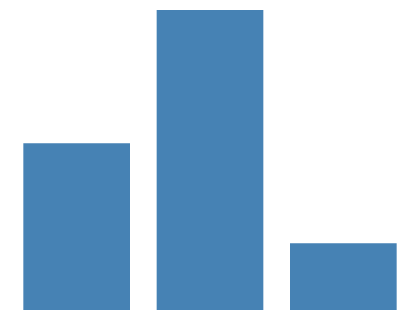

Vega-Lite specification for this chart:
### Vega specification from a JSON file in a GitHub repository (floating-point values rounded to 4 significant figures)
{"$schema": "https://vega.github.io/schema/vega/v6.json", "width": 200, "padding": 5, "autosize": "none", "signals": [{"name": "cellHeight", "value": 150}, {"name": "height", "update": "cellHeight"}], "data": [{"name": "table", "values": [{"v": 5}, {"v": 9}, {"v": 2}]}], "scales": [{"name": "x", "type": "band", "domain": {"data": "table", "field": "v"}, "range": "width", "paddingOuter": 0.1, "paddingInner": 0.2}, {"name": "y", "type": "linear", "domain": {"data": "table", "field": "v"}, "range": "height", "zero": true, "nice": true}], "marks": [{"type": "rect", "from": {"data": "table"}, "encode": {"update": {"x": {"scale": "x", "field": "v"}, "width": {"scale": "x", "band": 1}, "y": {"scale": "y", "field": "v"}, "y2": {"scale": "y", "value": 0}, "fill": {"value": "steelblue"}}}}]}
